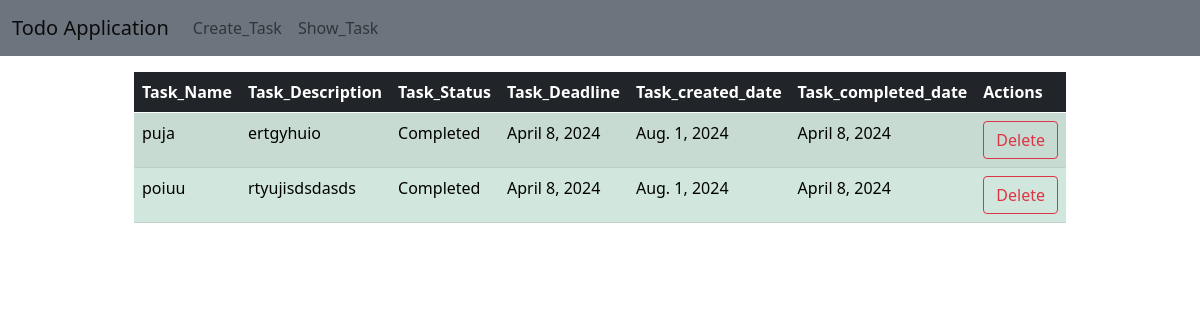
The app's page /v1/show/ with its own data.
### task_app/models.py (models this page shows, shortened)
class Todo_Task(models.Model):
    Status = [('In Progress', 'In Progress'), ('Completed', 'Completed'), ('Cancel', 'Cancel'), ('Pending', 'Pending')]
    task_name = models.CharField(max_length=200)
    task_description = models.TextField()
    task_status = models.CharField(max_length=100, choices=Status, default='Pending')
    task_deadline = models.DateField()
    task_created_date = models.DateField(auto_now_add=True)
    task_completed = models.DateField(auto_now_add=True)

### task_app/views.py (the view)
# urls.py: path('show/', show_task, name='list'),
def show_task(request):
    template_name = "show.html"
    obj = Todo_Task.objects.all()
    context = {'tasks': obj}
    return render(request,template_name,context)

### templates/show.html (shortened to what this page needs)
{% extends "base.html" %}
  {% block content%}
    <table class="table table-success w-75 table-striped  mx-auto">
        <thead class="table table-dark">
          <tr>
              <th>Task_Name</th>
              <th>Task_Description</th>
              <th>Task_Status</th>
              <th>Task_Deadline</th>
              <th>Task_created_date</th>
              <th>Task_completed_date</th>
              <th>Actions</th>
          </tr>
        </thead>
      <tbody >
          {% for td in tasks %}
          <tr>
            <td>{{td.task_name}}</td>
            <td>{{td.task_description}}</td>
            <td>{{td.task_status}}</td>
            <td>{{td.task_deadline}}</td>
            <td>{{td.task_created_date}}</td>
            <td>{{td.task_completed}}</td>
            <td>
              <a href="{% url 'delete_task' td.pk %}" class="btn btn-outline-danger">Delete</a>
            </td>
          </tr>
        {%endfor%}
      </tbody>
    </table>
  {% endblock %}

### templates/base.html (shortened to what this page needs)
<!DOCTYPE html>
<html>
<head>
  <link href="https://cdn.jsdelivr.net/npm/bootstrap@5.0.2/dist/css/bootstrap.min.css" rel="stylesheet">
</head>
<body>
    <nav class="navbar navbar-expand-lg navbar-light bg-secondary mb-3">
        <div class="container-fluid">
          <a class="navbar-brand" href="#">Todo Application</a>
          <div class="collapse navbar-collapse" id="navbarNavAltMarkup">
            <div class="navbar-nav">
              <a class="nav-link" href="{% url 'create_task' %}">Create_Task</a>
              <a class="nav-link" href="{% url 'list' %}">Show_Task</a>
            </div>
          </div>
        </div>
      </nav>
 {% block content%}
  {% endblock %}
</body>
</html>

### records on screen
Todo_Task: task_name "puja", task_description "ertgyhuio", task_status "Completed", task_deadline "April 8, 2024", task_created_date "Aug. 1, 2024", task_completed "April 8, 2024"
Todo_Task: task_name "poiuu", task_description "rtyujisdsdasds", task_status "Completed", task_deadline "April 8, 2024", task_created_date "Aug. 1, 2024", task_completed "April 8, 2024"
